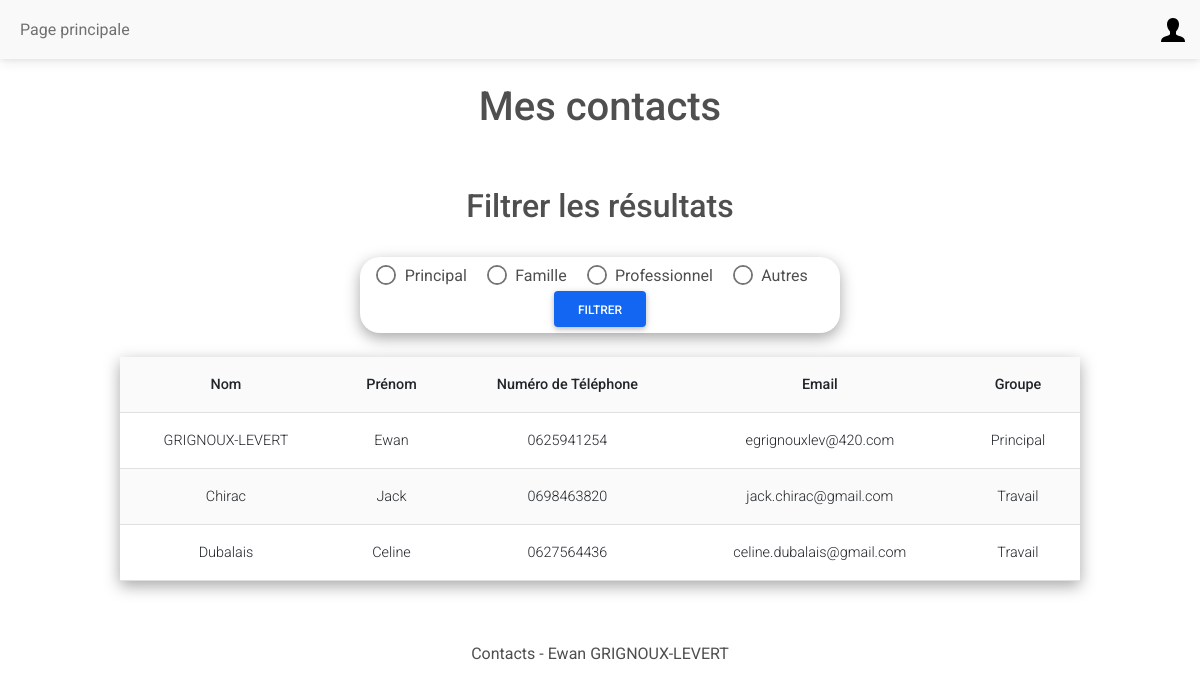
/ (signed in), run on the app's committed database.
### tables this page shows
CREATE TABLE "Coordonnees" (
	"id"	INTEGER,
	"nom"	VARCHAR(30) NOT NULL,
	"prenom"	VARCHAR(30) NOT NULL,
	"phoneNumber"	VARCHAR(10),
	"email"	VARCHAR(40) CHECK("email" LIKE '%@%'),
	"idUsers"	INTEGER NOT NULL,
	"groups"	VARCHAR(10) NOT NULL CHECK("groups" IN ('Principal', 'Travail', 'Famille', 'Autre')),
	FOREIGN KEY("idUsers") REFERENCES "Users"("id") ON UPDATE CASCADE ON DELETE CASCADE,
	PRIMARY KEY("id" AUTOINCREMENT)
);

### index.php (the view, shortened to what this page needs)
<!DOCTYPE html>
<html lang="fr">
    <head>
        <link href="http://localhost/WEB2/IUT-Projet-WEB/style.css" rel="stylesheet" type="text/css">
        <link rel="stylesheet" href="https://cdnjs.cloudflare.com/ajax/libs/font-awesome/6.0.0/css/all.min.css%22/%3E">
        <link rel="stylesheet" href="css/mdb.min.css" />
    </head>
    <body>
        <nav class="navbar navbar-expand-lg navbar-light bg-light">
            <div class="container-fluid">
                <div class="collapse navbar-collapse" id="navbarSupportedContent">
                    <ul class="navbar-nav me-auto mb-2 mb-lg-0">
                        <li class="nav-item">
                        <a class="nav-link" href="index.php">Page principale</a>
                        </li>
                    </ul>
                </div>
                <div class="dropdown">
                    <a class="dropdown-toggle d-flex align-items-center hidden-arrow" href="#" id="navbarDropdownMenuAvatar" role="button" data-mdb-toggle="dropdown" aria-expanded="false">
                        <img src="img/user.png" alt="user icon" loading="lazy">
                    </a>
                </div>
            </div>
        </nav>
        <h1>Mes contacts</h1>
        <section>
            <h2>Filtrer les résultats</h2>
            <form id="ind_form" action="#" method="GET">
                <div class="form-check form-check-inline">
                    <input class="form-check-input" type="radio" name="inlineRadioOptions" id="inlineRadio1" value="Principal" />
                    <label class="form-check-label" for="inlineRadio1">Principal</label>
                </div>
                <div class="form-check form-check-inline">
                    <input class="form-check-input" type="radio" name="inlineRadioOptions" id="inlineRadio2" value="Famille" />
                    <label class="form-check-label" for="inlineRadio1">Famille</label>
                </div>
                <div class="form-check form-check-inline">
                    <input class="form-check-input" type="radio" name="inlineRadioOptions" id="inlineRadio3" value="Professionnel" />
                    <label class="form-check-label" for="inlineRadio1">Professionnel</label>
                </div>
                <div class="form-check form-check-inline">
                    <input class="form-check-input" type="radio" name="inlineRadioOptions" id="inlineRadio4" value="Autres" />
                    <label class="form-check-label" for="inlineRadio1">Autres</label>
                </div>
                <input type="submit" class="btn btn-primary" id="ind_button" value='Filtrer'>
            </form>
        </section>
        <?php
        $madb = new PDO('sqlite:'.$_SERVER["DOCUMENT_ROOT"]."/WEB2/IUT-Projet-WEB/DB/database.sqlite") ;
        if (!empty($_GET)){
            $groups_filtre= $madb->quote($_GET["inlineRadioOptions"]);
            $query = 'SELECT * FROM Coordonnees WHERE idUsers LIKE '.$_SESSION["id"].' AND groups LIKE '.$groups_filtre.';';
            $result = $madb->query($query);
            $tb = "
                <tr>
                <th scope='col'>Nom</th>
                <th scope='col'>Prénom</th>
                <th scope='col'>Numéro de Téléphone</th>
                <th scope='col'>Email</th>
                <th scope='col'>Groupe</th>
                </tr>
                <tr>
            ";
            while ($row = $result->fetch(PDO::FETCH_ASSOC)) {
                $nom = $row["nom"];
                $prenom = $row["prenom"];
                $phone = $row["phoneNumber"];
                $mail = $row["email"];
                $groups = $row["groups"];
                $tb .= "<td> $nom </td>";
                $tb .= "<td> $prenom </td>";
                $tb .= "<td> $phone </td>";
                $tb .= "<td> $mail </td>";
                $tb .= "<td> $groups </td>";
                $tb .= "</tr>";
            }
        }
        else {
            $query = 'SELECT * FROM Coordonnees WHERE idUsers LIKE '.$_SESSION["id"].' ;';
            $result = $madb->query($query);
            $tb = "
                <tr>
                <th scope='col'>Nom</th>
                <th scope='col'>Prénom</th>
                <th scope='col'>Numéro de Téléphone</th>
                <th scope='col'>Email</th>
                <th scope='col'>Groupe</th>
                </tr>
                <tr>
            ";
            while ($row = $result->fetch(PDO::FETCH_ASSOC)) {
                $nom = $row["nom"];
                $prenom = $row["prenom"];
                $phone = $row["phoneNumber"];
                $mail = $row["email"];
                $groups = $row["groups"];
                $tb .= "<td> $nom </td>";
                $tb .= "<td> $prenom </td>";
                $tb .= "<td> $phone </td>";
                $tb .= "<td> $mail </td>";
                $tb .= "<td> $groups </td>";
                $tb .= "</tr>";
            }
        }
        echo "<div table-responsive>
            <table class='table table-striped ' id='index_tab'>
            $tb
            </table>";
        ?>
        <footer>
            <p>Contacts - Ewan GRIGNOUX-LEVERT</p>
        </footer>
    </body>
</html>

### style.css (style rules this page uses)
h1, h2 { text-align: center; padding: 2%; }
body { position: relative; margin: 0; padding: 0; min-height: 100%; width: 100%; }
#ind_form { text-align: center; padding: 0.5%; margin-left: 30%; margin-bottom: 2%; width : 40%; box-shadow: rgba(0, 0, 0, 0.35) 0px 5px 15px; border-radius: 20px; }
#index_tab { width: 80%; margin-left: 10%; box-shadow: rgba(0, 0, 0, 0.35) 0px 5px 15px; text-align: center; }
footer { margin-top: 5%; margin-bottom: 0%; width: 100%; text-align: center; }

### data on the page
coordonnees: nom "GRIGNOUX-LEVERT", prenom "Ewan", phoneNumber "0625941254", email "egrignouxlev@420.com", groups "Principal"
coordonnees: nom "Chirac", prenom "Jack", phoneNumber "0698463820", email "jack.chirac@gmail.com", groups "Travail"
coordonnees: nom "Dubalais", prenom "Celine", phoneNumber "0627564436", email "celine.dubalais@gmail.com", groups "Travail"
